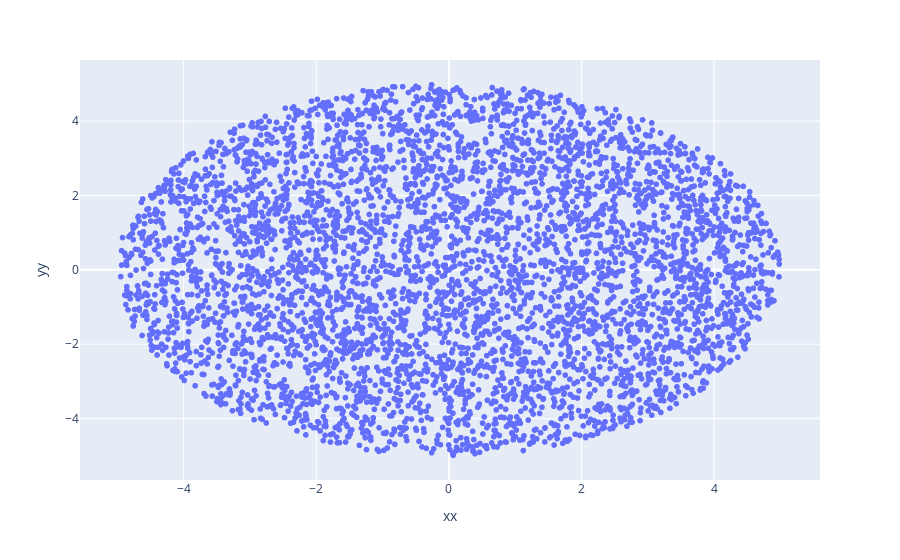

Here is the notebook cell this chart was saved with:
### Code cell
px.scatter(df, x='xx', y='yy')

### Figure 1 — Plotly figure (JSON) as saved in the notebook; plotly's stock layout.template omitted (floating-point values rounded to 4 significant figures; data arrays with more than 128 entries replaced by an {"elided": "..."} marker saying what was removed)
{"data": [{"hovertemplate": "xx=%{x}<br>yy=%{y}<extra></extra>", "legendgroup": "", "marker": {"color": "#636efa", "symbol": "circle"}, "mode": "markers", "name": "", "showlegend": false, "x": {"elided": "10000 float values"}, "xaxis": "x", "y": {"elided": "10000 float values"}, "yaxis": "y", "type": "scattergl"}], "layout": {"xaxis": {"anchor": "y", "domain": [0.0, 1.0], "title": {"text": "xx"}}, "yaxis": {"anchor": "x", "domain": [0.0, 1.0], "title": {"text": "yy"}}, "legend": {"tracegroupgap": 0}, "margin": {"t": 60}}}
